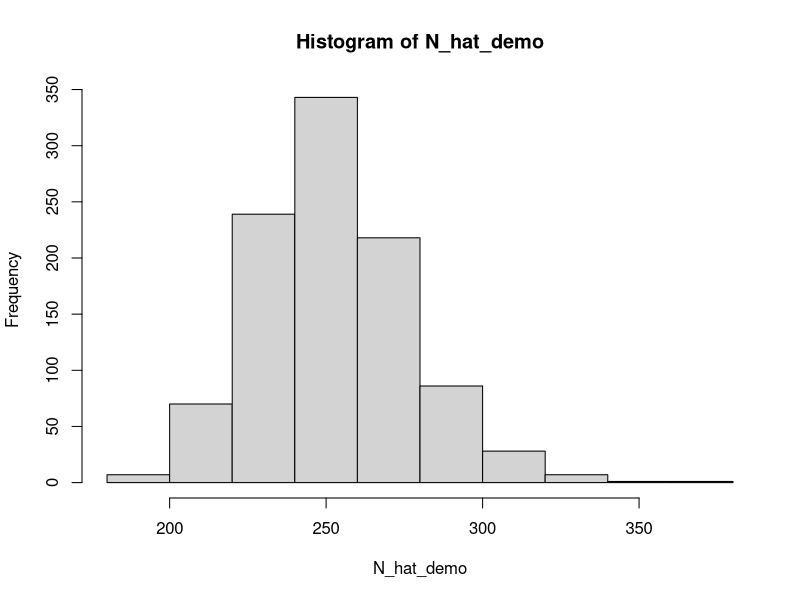
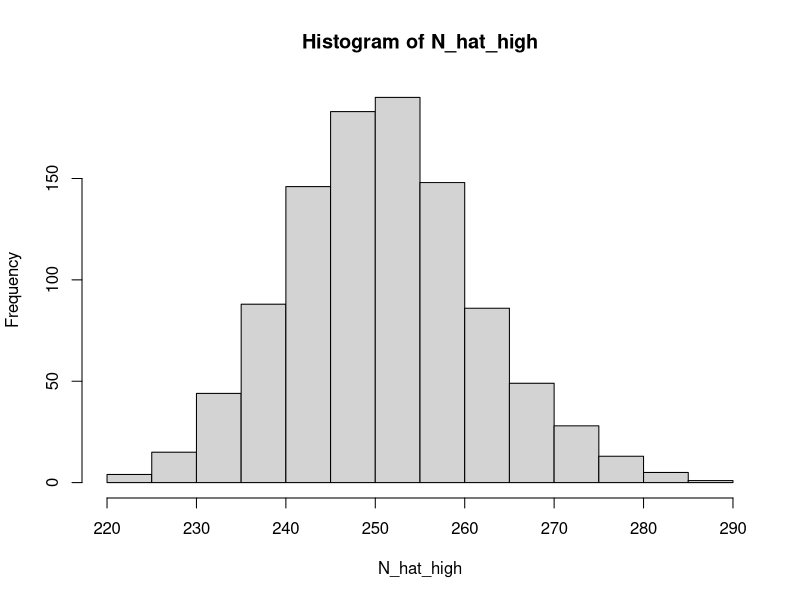
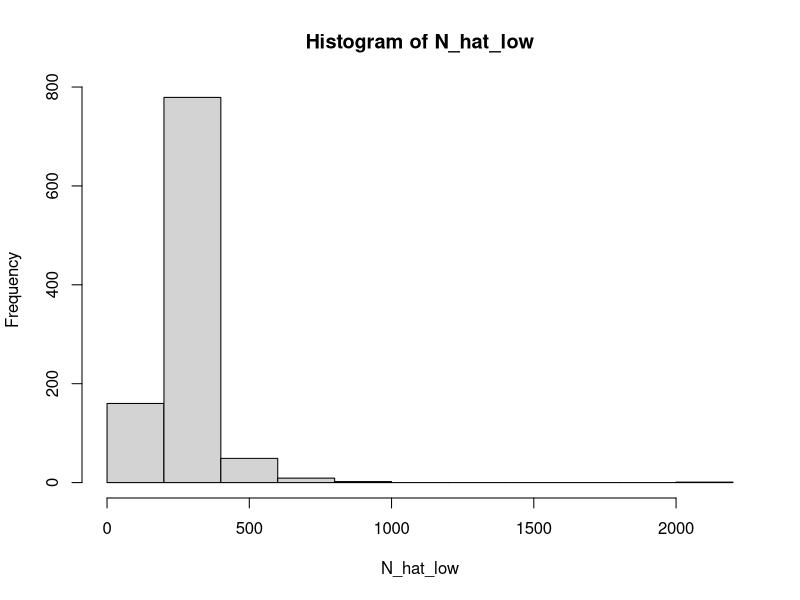
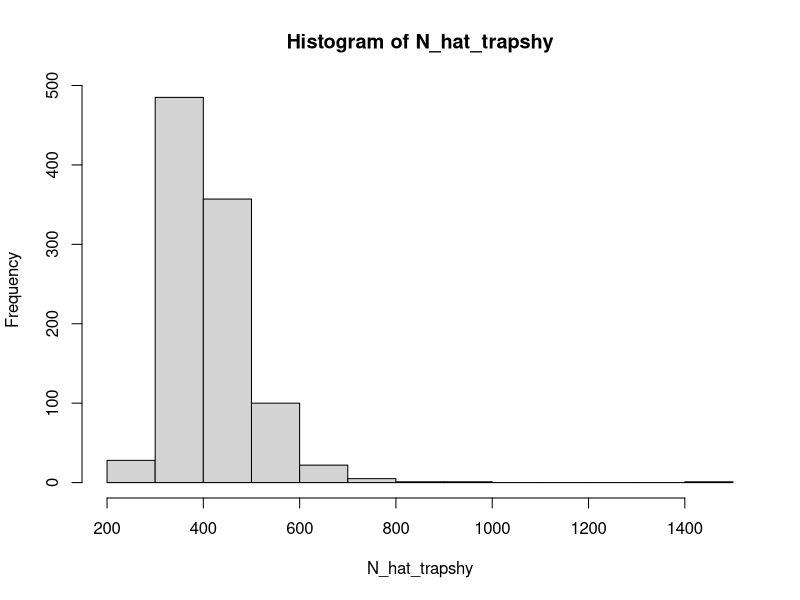
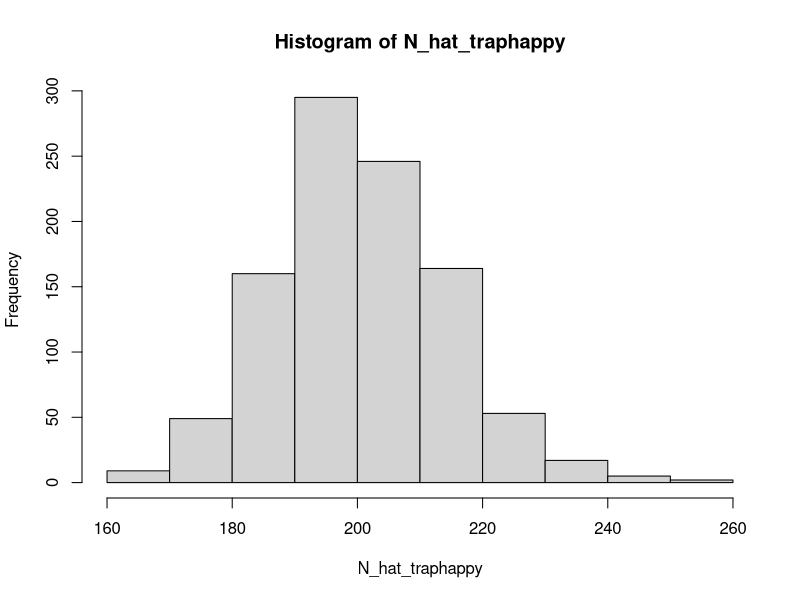

These charts were generated, in order, by the following R code:
## ---- chunk 1
knitr::opts_chunk$set(echo = TRUE)
## ---- chunk 2
n1 <- 37
n2 <- 42
m2 <- 30
## ---- chunk 3
N_hat <- n1 * n2 / m2
N_hat
## ---- chunk 4
p_hat <- m2 / n1
p_hat 
## ---- chunk 5
n1_Baileys <- 12
n2_Baileys <- 12
m2_Baileys <- 4
## ---- chunk 6
N_hat_Baileys <- (n1_Baileys * n2_Baileys) / m2_Baileys
N_hat_Baileys
## ---- chunk 7
p_hat_Baileys <- m2_Baileys / n1_Baileys
p_hat_Baileys
## ---- chunk 8
N <- 250
## ---- chunk 9
nRuns <- 1000
## ---- chunk 10
LP_estimator <- function(p1, p2, c2) {
  
  # make sure we get the same numbers every time
  set.seed(4)
  
  # create an empty data frame to hold simulated values
  Nhat <- matrix(NA, nRuns)  # create a matrix to hold estimates
   
  for(i in 1:nRuns) { 
    # simulate data 
    n1 <- rbinom(1, N, p1)     # no. individuals captured on survey occasion 1
    u2 <- rbinom(1, N-n1, p2)  # no. marked individuals recaptured on survey occasion 2
    m2 <- rbinom(1, n1, c2)    # no. marked individuals recaptured on survey occasion 2
    n2 <- u2 + m2              # total no. individuals captured on survey occasion 2
    
    # calculate estimated abundance via (modified) Lincoln-Peterson
    Nhat[i] <- (n1 )*(n2) / (m2)
  }
  
  return(Nhat) # the function will return our estimate of the population
}
## ---- chunk 11
N_hat_demo <- LP_estimator(p1 = 0.4, p2 = 0.4, c2 = 0.4)
## ---- chunk 12
hist(N_hat_demo)

## ---- chunk 13
# Remember, our true abundance is 250

# What is the mean of all of our N_hat estimates?
mean(N_hat_demo)          # mean of all N-hat estimates

# On average, how biased are our estimates?
mean(N_hat_demo) - N       # bias

# How precise are our estimates?
sd(N_hat_demo)            # precision
## ---- chunk 14
    N_hat_high <- LP_estimator(p1 = 0.6, p2 = 0.6, c2 = 0.6)
## ---- chunk 15
    hist(N_hat_high)
## ---- chunk 16
    mean(N_hat_high)

    # On average, how biased are our estimates?
    mean(N_hat_high) - N       # bias

    # How precise are our estimates?
    sd(N_hat_high)            # precision
## ---- chunk 17
    N_hat_low <- LP_estimator(p1 = 0.2, p2 = 0.2, c2 = 0.2)
## ---- chunk 18
    hist(N_hat_low)
## ---- chunk 19
    mean(N_hat_low)

    # On average, how biased are our estimates?
    mean(N_hat_low) - N       # bias

    # How precise are our estimates?
    sd(N_hat_low)            # precision
## ---- chunk 20
    N_hat_trapshy <- LP_estimator(p1 = 0.4, p2 = 0.4, c2 = 0.2)
## ---- chunk 21
    hist(N_hat_trapshy)
## ---- chunk 22
    mean(N_hat_trapshy)

    # On average, how biased are our estimates?
    mean(N_hat_trapshy) - N       # bias

    # How precise are our estimates?
    sd(N_hat_trapshy)            # precision
## ---- chunk 23
    N_hat_traphappy <- LP_estimator(p1 = 0.4, p2 = 0.4, c2 = 0.6)
## ---- chunk 24
    hist(N_hat_traphappy)
## ---- chunk 25
    mean(N_hat_traphappy)

    # On average, how biased are our estimates?
    mean(N_hat_traphappy) - N       # bias

    # How precise are our estimates?
    sd(N_hat_traphappy)            # precision
